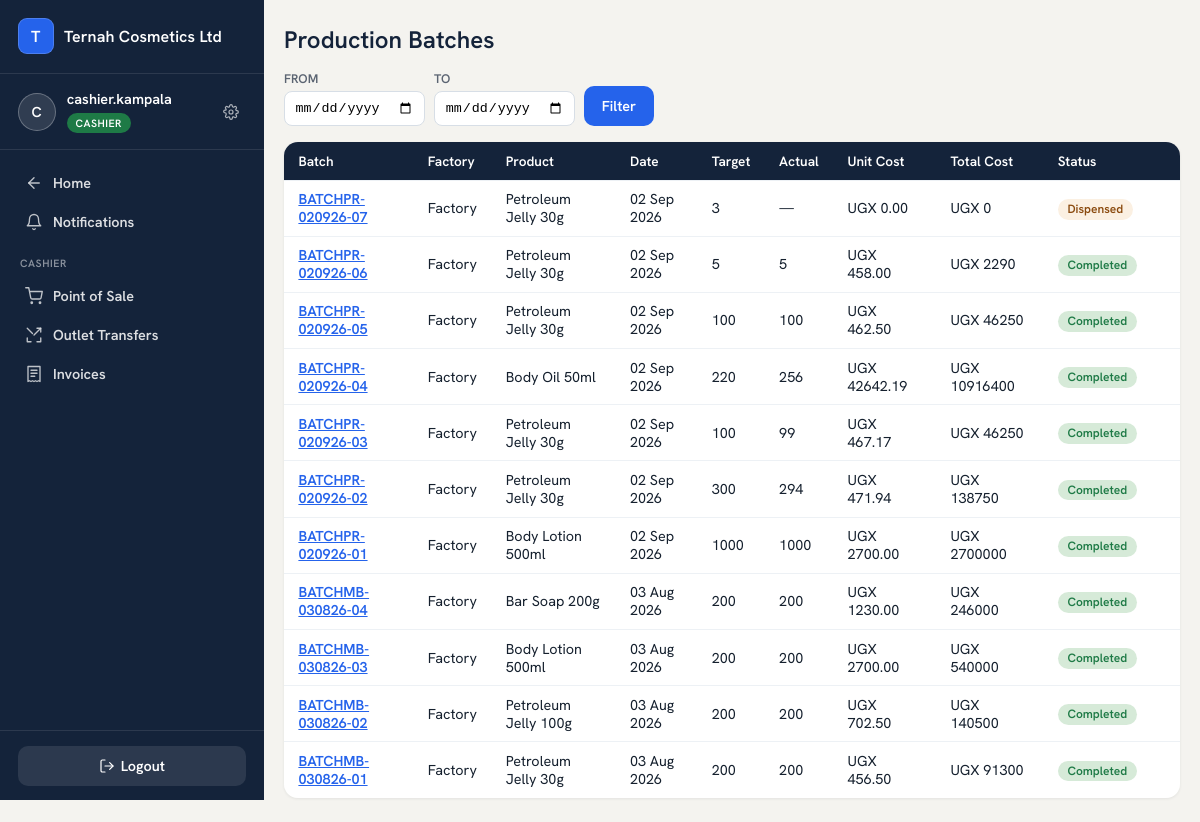
Page /reports/production/ (signed in) on the earlier database version.
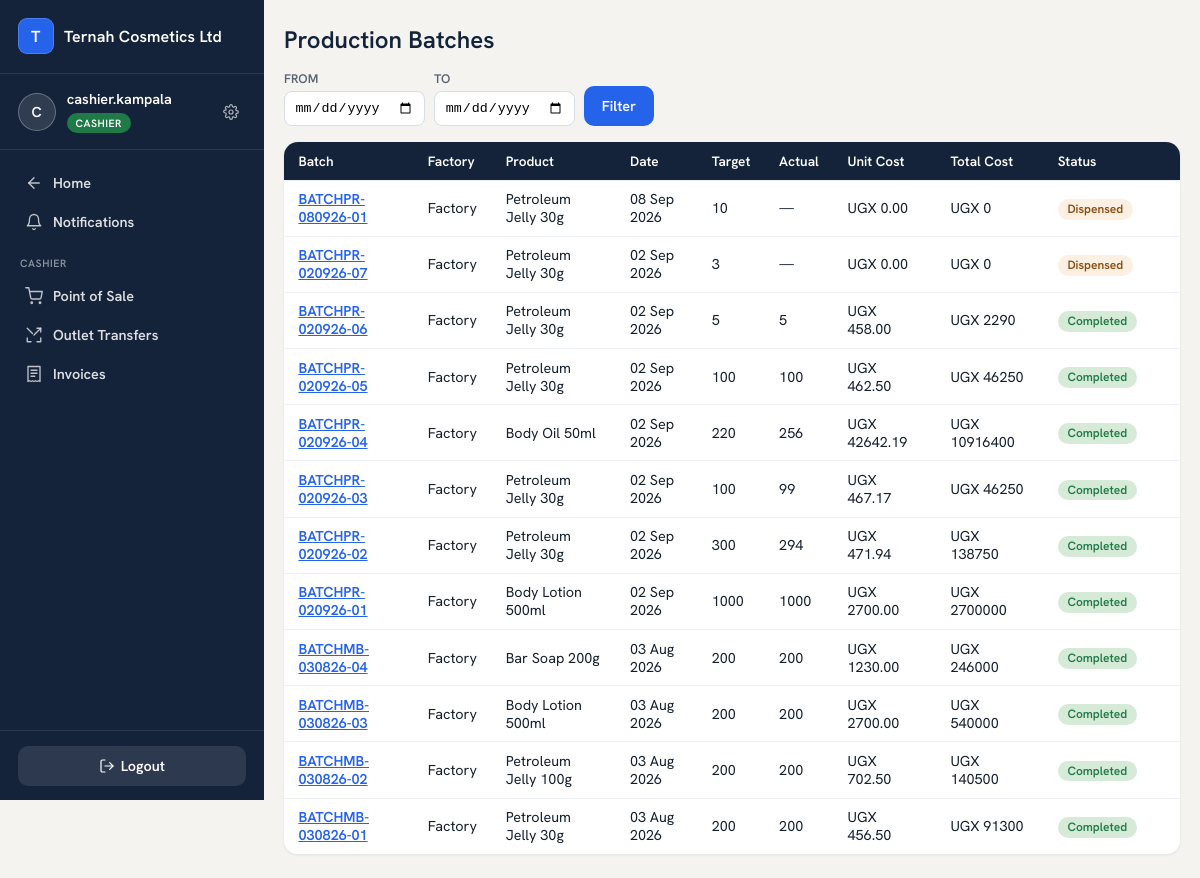
Same page on the later database version.
### accounts/models.py (models this page shows, shortened)
class User(AbstractUser):
    ROLES = [
        ("OWNER", "Owner"),                # reports only
        ("MANAGER", "Manager"),            # outlet manager; can switch views
        ("CASHIER", "Cashier"),
        ("SALES_REP", "Sales Person / Rep"),
        ("PRODUCTION", "Production"),
    ]
    business = models.ForeignKey("platformadmin.Business", null=True, blank=True,
                                 on_delete=models.CASCADE, related_name="users")
    branch = models.ForeignKey("core.Branch", null=True, blank=True,
                               on_delete=models.SET_NULL, related_name="users")
    role = models.CharField(max_length=15, choices=ROLES, default="CASHIER")
    can_swap = models.BooleanField(default=False)    # False -> swap goes through PendingAction
    can_refund = models.BooleanField(default=False)
    phone = models.CharField(max_length=30, blank=True)
    modules = models.ManyToManyField("platformadmin.Module", blank=True, related_name="users_with_access",
                                     help_text="Which of the business's subscribed modules this user can open.")
    allowed_tiers = models.JSONField(default=list, blank=True,
                                     help_text="Which product price tiers (RETAIL/WHOLESALE/DISTRIBUTION/CUSTOM) "
                                                "this seller may use at the POS.")
    def switchable_views(self):
        if self.role != "MANAGER":
            return []
        views = ["MANAGER", "CASHIER"]
        codes = set(self.modules.values_list("code", flat=True))
        if "PRODUCTION" in codes:
            views.append("PRODUCTION")
        return views

### platformadmin/models.py (models this page shows, shortened)
class Business(models.Model):
    name = models.CharField(max_length=150)                     # factory name — brands navbar + receipts
    slug = models.SlugField(unique=True)
    business_type = models.CharField(max_length=20, choices=[("FACTORY", "Factory Mode")], default="FACTORY")
    contact_email = models.EmailField()
    contact_phone = models.CharField(max_length=30, blank=True)
    address = models.TextField(blank=True)
    tagline = models.CharField(max_length=150, blank=True)      # optional — shows on every printed report
    is_active = models.BooleanField(default=True)               # master switch — False = soft-locked
    trial_expires_at = models.DateTimeField(null=True, blank=True)
    subscription_expires_at = models.DateTimeField(null=True, blank=True)
    created_at = models.DateTimeField(auto_now_add=True)
    class Meta:
        verbose_name_plural = "businesses"

### production/models.py (models this page shows, shortened)
class ProductionBatch(TimeStamped):
    STATUS = [("PLANNED", "Planned"), ("DISPENSED", "Dispensed"), ("COMPLETED", "Completed")]
    business = models.ForeignKey("platformadmin.Business", on_delete=models.CASCADE)
    branch = models.ForeignKey("core.Branch", on_delete=models.PROTECT, related_name="production_batches",
                               )   # which factory ran this batch
    product = models.ForeignKey(Product, on_delete=models.PROTECT)
    formula = models.ForeignKey(ProductFormula, on_delete=models.PROTECT)      # version pinned
    batch_number = models.CharField(max_length=40)                              # BATCH{INITIALS}-DDMMYY-SEQ
    date = models.DateField()
    target_quantity = models.PositiveIntegerField()
    actual_quantity = models.PositiveIntegerField(null=True, blank=True)
    unit_cost_at_production = models.DecimalField(max_digits=14, decimal_places=4, default=0)
    total_cost = models.DecimalField(max_digits=16, decimal_places=2, default=0)
    remaining_quantity = models.PositiveIntegerField(default=0)   # this batch's own share of the factory store, FEFO
    status = models.CharField(max_length=10, choices=STATUS, default="PLANNED")
    created_by = models.ForeignKey(settings.AUTH_USER_MODEL, null=True, on_delete=models.SET_NULL)
    manufacture_date = models.DateField(null=True, blank=True)   # set at Complete & QA, not at dispensing
    expiry_date = models.DateField(null=True, blank=True)        # auto-suggested from product.shelf_life_days
    loss_cost = models.DecimalField(max_digits=14, decimal_places=2, default=0)

class Product(TimeStamped):
    STATUS = [("DRAFT", "Draft"), ("ACTIVE", "Active"), ("ARCHIVED", "Archived")]
    business = models.ForeignKey("platformadmin.Business", on_delete=models.CASCADE)
    category = models.ForeignKey(Category, on_delete=models.PROTECT, related_name="products")
    name = models.CharField(max_length=120)
    pack_size = models.CharField(max_length=40, blank=True)      # e.g. "30 g"
    sku = models.CharField(max_length=40, blank=True)
    status = models.CharField(max_length=10, choices=STATUS, default="DRAFT")
    retail_price = models.DecimalField(max_digits=14, decimal_places=2, null=True, blank=True)
    wholesale_price = models.DecimalField(max_digits=14, decimal_places=2, null=True, blank=True)
    distribution_price = models.DecimalField(max_digits=14, decimal_places=2, null=True, blank=True)
    custom_price_min = models.DecimalField(max_digits=14, decimal_places=2, null=True, blank=True)
    custom_price_max = models.DecimalField(max_digits=14, decimal_places=2, null=True, blank=True)
    shelf_life_days = models.PositiveIntegerField(null=True, blank=True)   # optional -> auto-suggests batch expiry
    PRICE_TIERS = [("RETAIL", "retail_price"), ("WHOLESALE", "wholesale_price"),
                   ("DISTRIBUTION", "distribution_price")]   # CUSTOM is typed at sale time, not looked up here

### core/models.py (models this page shows, shortened)
class TimeStamped(models.Model):
    created_at = models.DateTimeField(auto_now_add=True)
    updated_at = models.DateTimeField(auto_now=True)
    class Meta:
        abstract = True

class Branch(TimeStamped):
    KIND = [("FACTORY", "Factory / Production site"), ("OUTLET", "Outlet / Shop")]
    business = models.ForeignKey("platformadmin.Business", on_delete=models.CASCADE, related_name="branches")
    name = models.CharField(max_length=120)
    kind = models.CharField(max_length=10, choices=KIND, default="OUTLET")
    address = models.CharField(max_length=255, blank=True)
    is_active = models.BooleanField(default=True)
    class Meta:
        verbose_name_plural = "branches"
        unique_together = [("business", "name")]

### reports/views.py (the view)
# urls.py: path("production/", views.production_report, name="production_report"),
@login_required
def production_report(request):
    date_from = request.GET.get("from", "")
    date_to = request.GET.get("to", "")
    batches = ProductionBatch.objects.filter(business=_biz(request)) \
        .select_related("product", "formula", "branch").order_by("-date", "-id")
    if date_from:
        batches = batches.filter(date__gte=date_from)
    if date_to:
        batches = batches.filter(date__lte=date_to)
    return render(request, "reports/production_report.html", {
        "batches": batches, "date_from": date_from, "date_to": date_to,
    })

### accounts/context_processors.py (called while the page is built)
def active_view(request):
    user = getattr(request, "user", None)
    return {
        "active_view": getattr(request, "active_view", None),
        "switchable_views": user.switchable_views() if user and user.is_authenticated else [],
        "owner_section": getattr(request, "owner_section", None),
        "manager_section": getattr(request, "manager_section", None),
    }

def module_switcher(request):
    user = getattr(request, "user", None)
    if not (user and user.is_authenticated) or user.is_superuser:
        return {"switcher_items": []}
    if user.role == "OWNER":
        from accounts.views import owner_tiles
        return {"switcher_items": owner_tiles()}
    if user.role == "MANAGER":
        from accounts.views import manager_tiles
        return {"switcher_items": manager_tiles(user)}
    return {"switcher_items": []}

### reports/views.py (called while the page is built)
def _biz(request):
    return request.user.business

### templates/reports/production_report.html (shortened to what this page needs)
{% extends "base.html" %}
{% block content %}
<div class="page-head">
  <h2>Production Batches</h2>
</div>
<form method="get" style="display:flex;gap:.6rem;align-items:flex-end;flex-wrap:wrap;margin-bottom:1rem">
  <div><label style="display:block;font-size:.78rem;font-weight:700;color:var(--muted);text-transform:uppercase;margin-bottom:.25rem">From</label>
    <input name="from" type="date" value="{{ date_from }}" style="padding:.5rem .6rem;border:1px solid #D7DEE6;border-radius:8px"></div>
  <div><label style="display:block;font-size:.78rem;font-weight:700;color:var(--muted);text-transform:uppercase;margin-bottom:.25rem">To</label>
    <input name="to" type="date" value="{{ date_to }}" style="padding:.5rem .6rem;border:1px solid #D7DEE6;border-radius:8px"></div>
  <button class="btn">Filter</button>
</form>
<div class="table-scroll">
<table class="list">
  <tr><th>Batch</th><th>Factory</th><th>Product</th><th>Date</th><th>Target</th><th>Actual</th><th>Unit Cost</th><th>Total Cost</th><th>Status</th><th></th></tr>
  {% for b in batches %}
  <tr>
    <td><a href="{% url 'reports:production_batch_detail' b.pk %}" style="color:var(--ternah-blue);font-weight:600">{{ b.batch_number }}</a></td>
    <td>{{ b.branch.name|default:"—" }}</td>
    <td>{{ b.product.name }}</td>
    <td>{{ b.date|date:"d M Y" }}</td>
    <td>{{ b.target_quantity }}</td>
    <td>{{ b.actual_quantity|default:"—" }}</td>
    <td>UGX {{ b.unit_cost_at_production|floatformat:2 }}</td>
    <td>UGX {{ b.total_cost|floatformat:0 }}</td>
    <td>
      {% if b.status == "COMPLETED" %}<span class="pill active">Completed</span>
      {% elif b.status == "DISPENSED" %}<span class="pill warning">Dispensed</span>
      {% else %}<span class="pill locked">Planned</span>{% endif %}
    </td>
    <td>
    </td>
  </tr>
  {% empty %}<tr><td colspan="10" style="color:var(--muted)">No production batches{% if date_from or date_to %} in range{% else %} yet{% endif %}.</td></tr>{% endfor %}
</table>
</div>
{% endblock %}

### templates/base.html (shortened to what this page needs)
{% load static %}
<!DOCTYPE html>
<html lang="en">
<head>
  <link rel="stylesheet" href="{% static 'ternah-ui/tokens.css' %}">
</head>
<body>
{% if request.user.is_authenticated %}
  <div class="app-shell">
    <aside class="sidebar">
      <div class="sidebar-brand">
        <span class="brand-mark" aria-hidden="true">{{ request.user.business.name|default:"Ternah for Factories"|first|upper }}</span>
        <span class="brand-name">{{ request.user.business.name|default:"Ternah for Factories" }}</span>
      </div>
      <div class="sidebar-identity">
        <span class="avatar" aria-hidden="true">{{ request.user.username|first|upper }}</span>
        <div class="identity-text">
          <span class="identity-name">{{ request.user.username }}</span>
          {% if request.user.is_superuser %}
            <span class="role-pill role-super">Platform Admin</span>
          {% else %}
            <span class="role-pill role-{{ request.user.role|lower }}">{{ request.user.get_role_display }}</span>
          {% endif %}
        </div>
        <a class="settings-link" href="{% url 'password_change' %}" title="Change password" aria-label="Change password">
        </a>
      </div>
      <nav class="sidebar-nav">
        {% if request.resolver_match.url_name == "home" %}
          {% if switcher_items %}
            {% for t in switcher_items %}
            <a class="nav-link" href="{{ t.href }}">
              <svg width="18" height="18" viewBox="0 0 24 24" fill="none" stroke="currentColor" stroke-width="1.8" stroke-linecap="round" stroke-linejoin="round">{{ t.icon|safe }}</svg>
              {{ t.label }}
            </a>
            {% endfor %}
          {% else %}
            <p style="color:rgba(255,255,255,.45);font-size:.82rem;padding:.4rem .65rem">Pick a tile to get started.</p>
          {% endif %}
        {% elif request.user.role == "CASHIER" or request.user.role == "SALES_REP" %}
          <a class="nav-link" href="{% url 'home' %}">
            <svg width="18" height="18" viewBox="0 0 24 24" fill="none" stroke="currentColor" stroke-width="1.8" stroke-linecap="round" stroke-linejoin="round"><path d="M19 12H5"/><path d="M12 19l-7-7 7-7"/></svg>
            Home
          </a>
          <a class="nav-link {% if request.resolver_match.url_name == 'notifications' %}active{% endif %}" href="{% url 'notifications' %}">
            <svg width="18" height="18" viewBox="0 0 24 24" fill="none" stroke="currentColor" stroke-width="1.8" stroke-linecap="round" stroke-linejoin="round"><path d="M18 8A6 6 0 0 0 6 8c0 7-3 9-3 9h18s-3-2-3-9"/><path d="M13.73 21a2 2 0 0 1-3.46 0"/></svg>
            Notifications
          </a>
          <div class="nav-section-label">{{ request.user.get_role_display }}</div>
          <a class="nav-link {% if request.resolver_match.namespace == 'sales' and request.resolver_match.url_name == 'pos' %}active{% endif %}"
             href="{% url 'sales:pos' %}">
            <svg width="18" height="18" viewBox="0 0 24 24" fill="none" stroke="currentColor" stroke-width="1.8" stroke-linecap="round" stroke-linejoin="round"><circle cx="9" cy="21" r="1"/><circle cx="20" cy="21" r="1"/><path d="M1 1h4l2.68 13.39a2 2 0 0 0 2 1.61h9.72a2 2 0 0 0 2-1.61L23 6H6"/></svg>
            Point of Sale
          </a>
          {% if request.user.role == "CASHIER" %}
          <a class="nav-link {% if request.resolver_match.url_name == 'outlet_transfers' %}active{% endif %}"
             href="{% url 'sales:outlet_transfers' %}">
            <svg width="18" height="18" viewBox="0 0 24 24" fill="none" stroke="currentColor" stroke-width="1.8" stroke-linecap="round" stroke-linejoin="round"><path d="M16 3h5v5"/><path d="M3 16v5h5"/><path d="M21 16v5h-5"/><path d="M3 3l7 7"/><path d="m21 3-9 9"/></svg>
            Outlet Transfers
          </a>
          <a class="nav-link {% if request.resolver_match.namespace == 'finance' and request.resolver_match.url_name in 'invoices,invoice_create,invoice_detail,invoice_clients' %}active{% endif %}"
             href="{% url 'finance:invoices' %}">
            <svg width="18" height="18" viewBox="0 0 24 24" fill="none" stroke="currentColor" stroke-width="1.8" stroke-linecap="round" stroke-linejoin="round"><path d="M4 2h16v20l-2-1-2 1-2-1-2 1-2-1-2 1-2-1-2 1z"/><path d="M8 7h8M8 11h8M8 15h5"/></svg>
            Invoices
          </a>
          {% endif %}
        {% else %}
          <div class="nav-section-label">{{ request.user.get_role_display }}</div>
          <span class="nav-link disabled">Screens coming soon</span>
        {% endif %}
      </nav>
      <div class="sidebar-footer">
        <form method="post" action="{% url 'logout' %}">{% csrf_token %}
          <button class="btn ghost" type="submit">
            <svg width="16" height="16" viewBox="0 0 24 24" fill="none" stroke="currentColor" stroke-width="1.8" stroke-linecap="round" stroke-linejoin="round"><path d="M9 21H5a2 2 0 0 1-2-2V5a2 2 0 0 1 2-2h4"/><path d="M16 17l5-5-5-5"/><path d="M21 12H9"/></svg>
            Logout
          </button>
        </form>
      </div>
    </aside>
    <div class="main-col">
      <main>
{% endif %}
{% block content %}{% endblock %}
{% if request.user.is_authenticated %}
      </main>
    </div>
  </div>
{% endif %}
</body>
</html>

### ternah_ui/static/ternah-ui/tokens.css (style rules this page uses)
:root { --bg: #F4F3EF; --surface: #FFFFFF; --border: #E4E2DB; --border-hover: #D2CFC6; --ink: #15202E; --muted: #5B6472; --nav: #14233A; --nav-active: #22385A; --nav-text: #C9D2DE; --icon-bg: #EEF1F6; --warn: #8A4A0E; --warn-bg: #FBF0E2; --font: 'Hanken Grotesk', -apple-system, BlinkMacSystemFont, 'Segoe UI', sans-serif; --text-greeting: 600 36px/1.2 var(--font); --text-tile-number-lg: 600 44px/1.1 var(--font); --text-tile-number-sm: 600 36px/1.1 var(--font); --text-tile-title: 600 17px/1.3 var(--font); --text-body: 400 15px/1.5 var(--font); --text-pill: 500 14px/1 var(--font); --sp-2: 8px; --sp-3: 12px; --sp-4: 16px; --sp-5: 20px; --sp-6: 24px; --sp-7: 28px; --sp-10: 40px; --sp-12: 48px; --r-tile: 20px; --r-input: 12px; --r-pill: 999px; --tui-nav-w: 256px; --tui-header-h: 72px; }

Differences in the rows shown:
added ProductionBatch: batch_number "BATCHPR-080926-01", branch.name "Factory", product.name "Petroleum Jelly 30g", date "08 Sep 2026", target_quantity "10", actual_quantity "—", unit_cost_at_production "0.00", total_cost "0", status "Dispensed"
